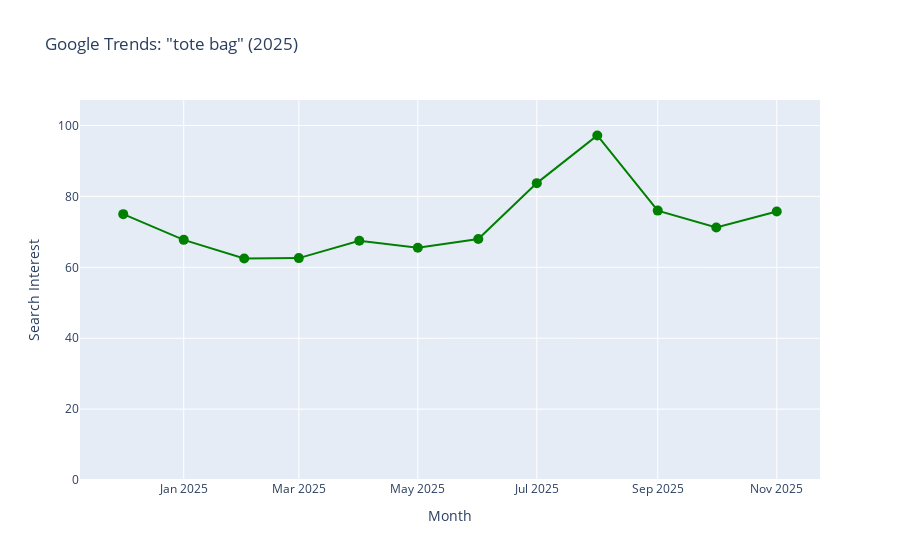

The cell this chart's notebook holds for it:
### Code cell
import pandas as pd
from pytrends.request import TrendReq
import plotly.express as px

# 1. Connect to Google Trends
pytrends = TrendReq(hl='en-US', tz=0)

# 2. Set keyword and timeframe
keyword = ["tote bag"]
pytrends.build_payload(keyword, timeframe="2025-01-01 2025-12-31", geo="", gprop="")

# 3. Fetch interest over time
df = pytrends.interest_over_time()
df = df.reset_index()

# 4. Aggregate monthly
df['month'] = df['date'].dt.to_period('M')
monthly_df = df.groupby('month')[keyword].mean().reset_index()
monthly_df['month'] = monthly_df['month'].dt.to_timestamp()

# 5. Create interactive plot
fig = px.line(monthly_df, x='month', y='tote bag', markers=True,
              title='Google Trends: "tote bag" (2025)',
              labels={'month': 'Month', 'tote bag': 'Search Interest'})

# Force y-axis to start at 0
fig.update_yaxes(range=[0, monthly_df['tote bag'].max() + 10])  # add a bit of space on top
fig.update_traces(marker=dict(size=10, color='green'), line=dict(color='green'))
fig.show()

### Figure 1 — Plotly figure (JSON) as saved in the notebook; plotly's stock layout.template omitted (floating-point values rounded to 4 significant figures)
{"data": [{"hovertemplate": "Month=%{x}<br>Search Interest=%{y}<extra></extra>", "legendgroup": "", "line": {"color": "green", "dash": "solid"}, "marker": {"color": "green", "size": 10, "symbol": "circle"}, "mode": "lines+markers", "name": "", "orientation": "v", "showlegend": false, "type": "scatter", "x": ["2024-12-01T00:00:00", "2025-01-01T00:00:00", "2025-02-01T00:00:00", "2025-03-01T00:00:00", "2025-04-01T00:00:00", "2025-05-01T00:00:00", "2025-06-01T00:00:00", "2025-07-01T00:00:00", "2025-08-01T00:00:00", "2025-09-01T00:00:00", "2025-10-01T00:00:00", "2025-11-01T00:00:00"], "xaxis": "x", "y": [75, 67.75, 62.5, 62.6, 67.5, 65.5, 68, 83.75, 97.2, 76, 71.25, 75.75], "yaxis": "y"}], "layout": {"legend": {"tracegroupgap": 0}, "title": {"text": "Google Trends: \"tote bag\" (2025)"}, "xaxis": {"anchor": "y", "domain": [0, 1], "title": {"text": "Month"}}, "yaxis": {"anchor": "x", "domain": [0, 1], "range": [0, 107.2], "title": {"text": "Search Interest"}}}}
